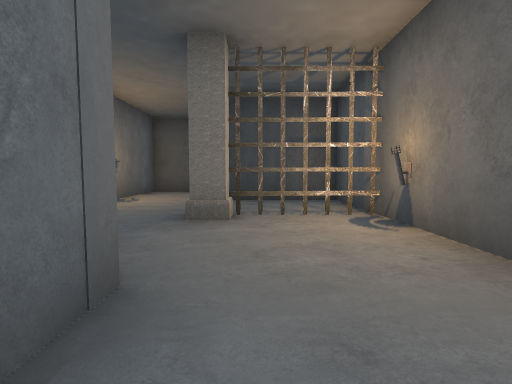
view 1 (above)

16 first-person views from a walk through a Unity game level. The camera is 1.3 m above the floor, tilts 4° down and sees 85° across. The floor is counted in squares, 2 m on a side. Each view is taken from the middle of a square. On the plan, view 1 faces up. The plan holds only what a view shows up to about 9 squares ahead; the rest is blank. The place goes on beyond the plan.

view 2
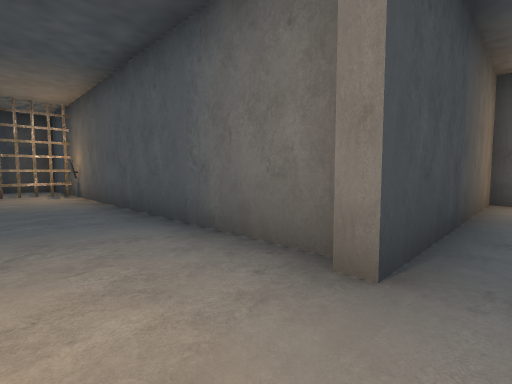

view 3
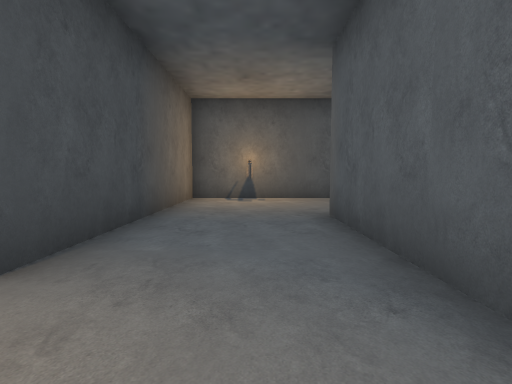

view 4
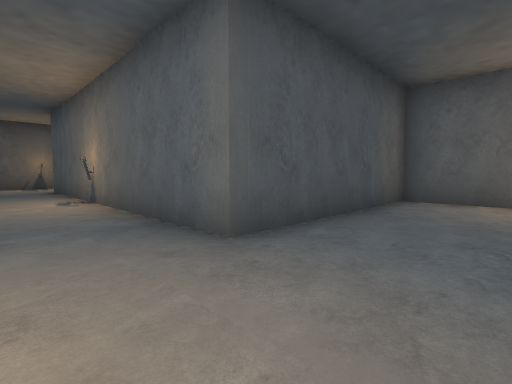

view 5
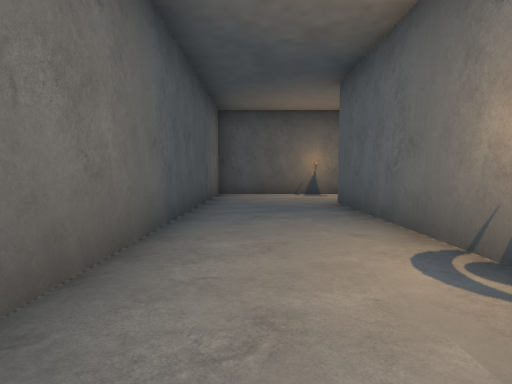

view 6
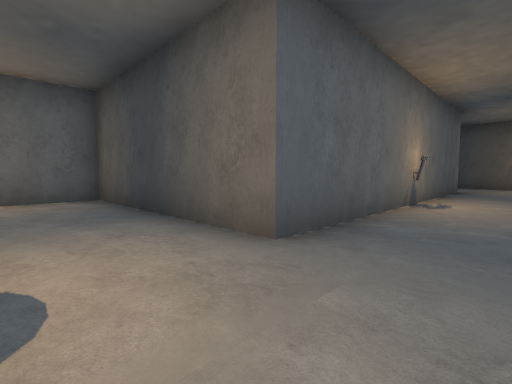

view 7
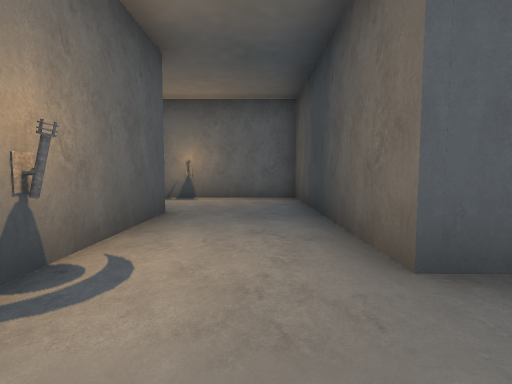

view 8
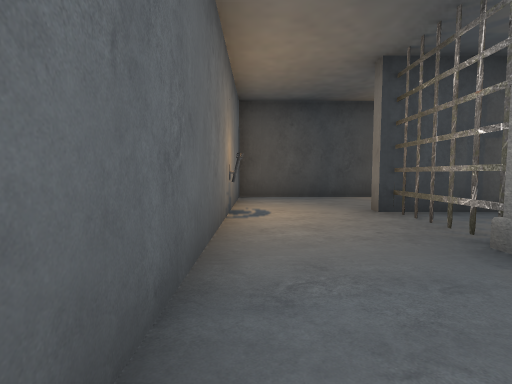

view 9
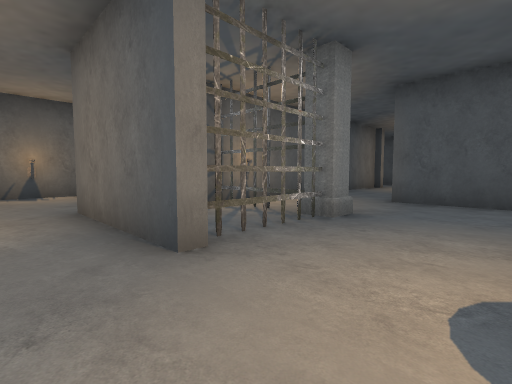

view 10
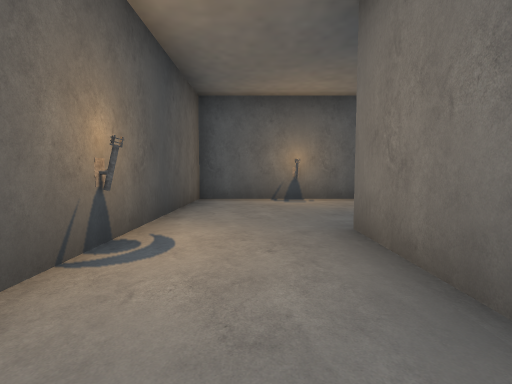

view 11
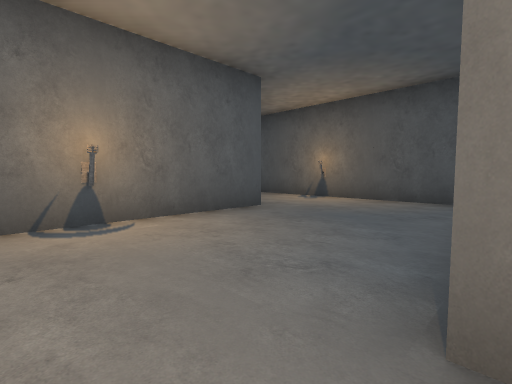

view 12
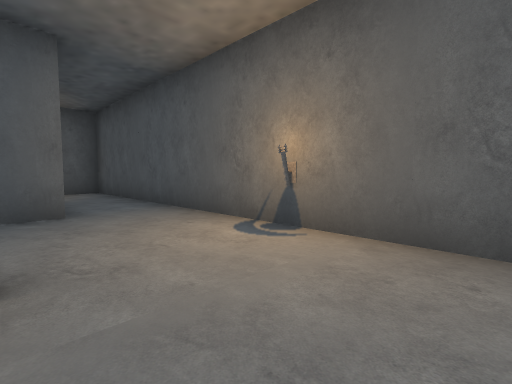

view 13
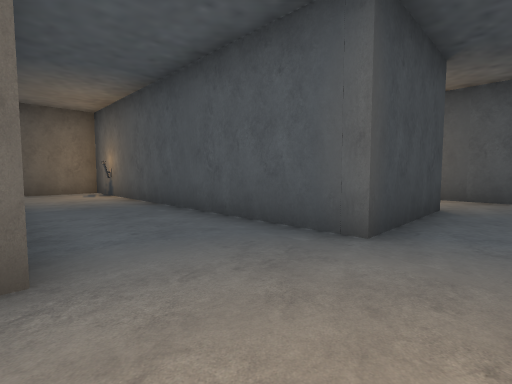

view 14
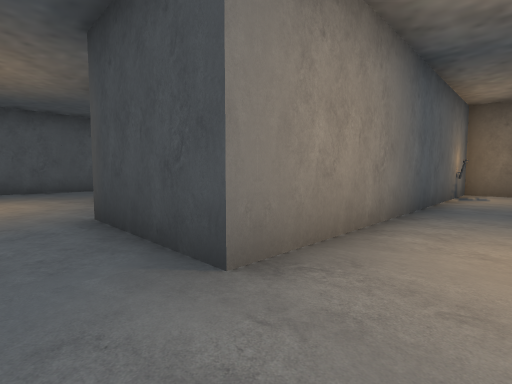

view 15
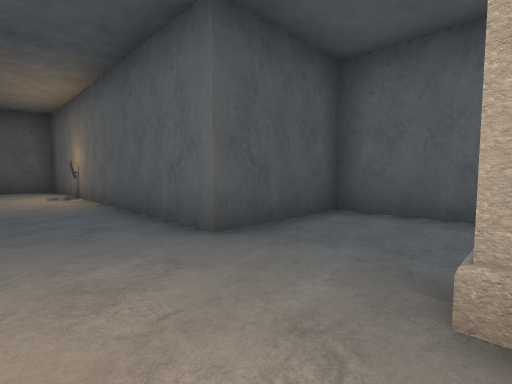

view 16
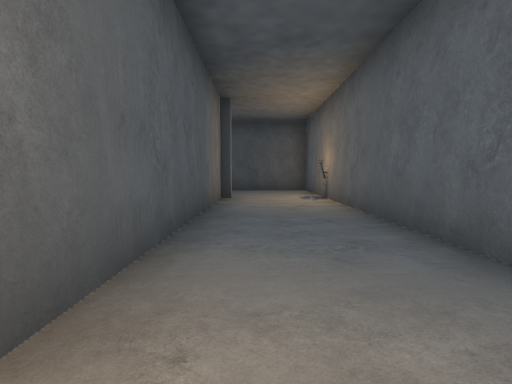

### Floor plan
Points are (right, up) in squares from view 1. A wall is a line through its corners. A room is listed if a view was taken in it or the views show most of it. See-through windows are left out.
Room 1 (views 1, 2, 3, 4, 5, 6, 7, 8, 9, 10, 15, 16)
walls: (1.9, -4.1) (1.9, 2.6); (-0.8, -4.4) (-0.8, -7.1) (4.2, -7.1) (4.2, -16) (-1.2, -16) (-1.2, -18.2); (7.1, -8) (7.1, -4.4) (1.6, -4.4) (1.6, -4); (1, 4.3) (-0.5, 4.3) (1, 4.3); (1.9, 4.4) (1.9, 6.6) (-1, 6.6); (-0.7, 4.6) (-0.7, 6.6); (1.5, -18.5) (7.1, -18.5) (7.1, -11.1); (-1, 6.9) (0.4, 6.9); (0.1, 9.4) (-3.4, 9.4) (-3.4, 1.6) (-0.8, 1.6) (-0.8, -2.5)
ways out: opening at (-0.5, 7.5) to room 2
objects: other object (-3, 7); other object (-1, -19); pillar (-1, 4); torch (4, -18)
Room 2 (views 11, 12, 13, 14)
walls: (5.9, 3.9) (5.9, 9.4) (2.4, 9.4); (11.6, 4.6) (11.6, 3.1) (8.7, 3.1) (8.7, 7.5); (3.1, 1.3) (13.7, 1.3) (13.7, 3.6); (0.4, 6.9) (2.3, 6.9)
ways out: opening at (-0.5, 7.5) to room 1; opening at (7.5, 8.5); opening at (12.5, 3.5)

Where each view was taken, in squares from view 1:
view 1: 0 up, 0 right, facing up
view 2: 5 down, 0 right, facing up-right
view 3: 6 down, 0 right, facing right
view 4: 5 down, 6 right, facing down-left
view 5: 10 down, 6 right, facing down
view 6: 18 down, 6 right, facing up-left
view 7: 17 down, 6 right, facing left
view 8: 2 up, 3 left, facing up
view 9: 8 up, 3 left, facing down-right
view 10: 8 up, 1 left, facing right
view 11: 8 up, 2 right, facing down-right
view 12: 4 up, 4 right, facing down-right
view 13: 2 up, 6 right, facing up-right
view 14: 2 up, 13 right, facing up-left
view 15: 4 up, 1 right, facing down-left
view 16: 3 up, 1 right, facing down
